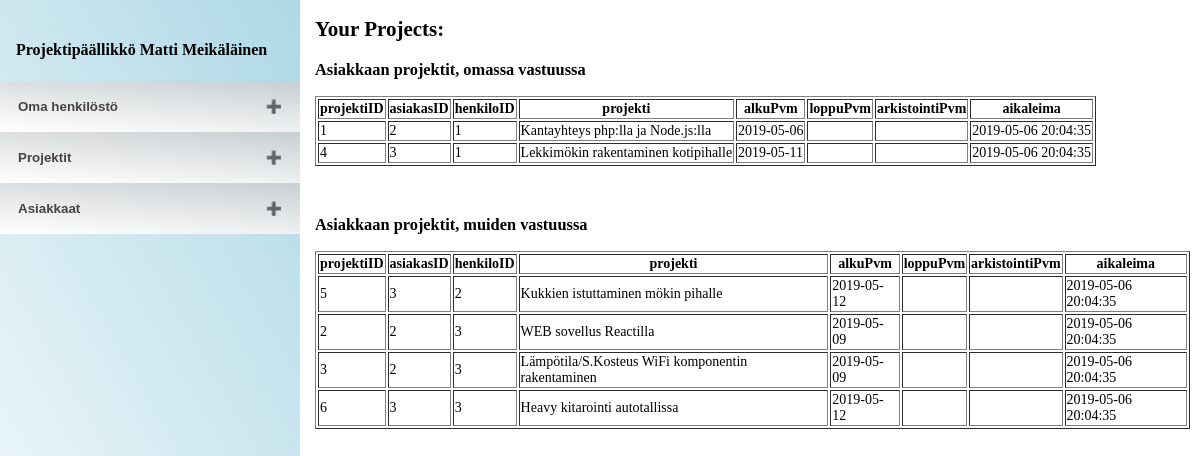
The page /viewv2.php on the database its author committed.
### tables this page shows
CREATE TABLE projekti (
  projektiID int(11) NOT NULL AUTO_INCREMENT,
  asiakasID int(11) NOT NULL,
  henkiloID int(11) NOT NULL COMMENT 'Asiakkaan projektin vastuuhenkilö, Projektipäällikkö',
  projekti varchar(200) not null COMMENT 'Projektin otsikko, nimi', 
  alkuPvm date DEFAULT NULL COMMENT 'Projektin alkupäivä',
  loppuPvm date DEFAULT NULL COMMENT 'Projektin loppupäivä',
  arkistointiPvm date DEFAULT NULL COMMENT 'Projektin arkistointi, passivointi päivä, eli ei aktiivinen',
  aikaleima timestamp NOT NULL DEFAULT CURRENT_TIMESTAMP,
  PRIMARY KEY (projektiID),
  KEY fk_pr_asiakas (asiakasID),
  CONSTRAINT fk_pr_asiakas FOREIGN KEY (asiakasID) REFERENCES asiakas (asiakasID),
  KEY fk_pr_henkilo (henkiloID),
  CONSTRAINT fk_pr_henkilo FOREIGN KEY (henkiloID) REFERENCES henkilo (henkiloID)
);

### viewv2.php (the view, shortened to what this page needs)
<!DOCTYPE html>
<html lang="">
<head>
   <link rel="stylesheet" type="text/css" href="view.css">
</head>
<body>
<div class="main">
<h2>Your Projects:</h2>
      <?php
      require 'db_connection_config.php';
        $sql = "SELECT * FROM projekti where henkiloID=1";
        $result = mysqli_query($mysqli, $sql) or die ("Bad Query: $sql");
          echo("<h3>Asiakkaan projektit, omassa vastuussa </h3>");
          echo("<table border=1>");
          $finfo = mysqli_fetch_fields($result);
          foreach ($finfo as $val) {echo ('<th>'.$val->name.'</th>');}
          while ($row = mysqli_fetch_assoc($result)) {
              echo ("<tr>");
              foreach ($finfo as $val) {echo ("<td>{$row[$val->name]}</td>");}
              echo ("</tr>");
          }
          echo("</table> <br> <br>");
        $sql = "SELECT * FROM projekti where henkiloID<>1";
        $result = mysqli_query($mysqli, $sql) or die ("Bad Query: $sql");
              echo("<h3>Asiakkaan projektit, muiden vastuussa </h3>");
              echo("<table border=1>");
              $finfo = mysqli_fetch_fields($result);
              foreach ($finfo as $val) {echo ('<th>'.$val->name.'</th>');}
              while ($row = mysqli_fetch_assoc($result)) {
                  echo ("<tr>");
                  foreach ($finfo as $val) {echo ("<td>{$row[$val->name]}</td>");}
                  echo ("</tr>");
              }
              echo("</table> <br> <br>");
      ?>
</div>
<div class="sidenav">
    <h4 style="margin-left:1em;"><strong></strong>Projektipäällikkö Matti Meikäläinen</strong></h4>
    <button class="accordion"><strong>Oma henkilöstö</strong></button>
    <button class="accordion"><strong>Projektit</strong></button>
    <button class="accordion"><strong>Asiakkaat</strong></button>
</body>
</html>

### view.css (style rules this page uses)
body { margin: 0; font-family: italic; }
.sidenav { height: 100%; width: 300px; position: fixed; z-index: 1; top: 0; left: 0; background: linear-gradient(60deg, white, lightblue); overflow-x: hidden; padding-top: 20px; }
.main { margin-left: 305px; font-size: 14px; padding: 0px 10px; }
.accordion { background:linear-gradient(4deg, white, #CCCC); color: #444; cursor: pointer; padding: 18px; width: 100%; text-align: left; border: none; outline: none; transition: 0.4s; }
.accordion:after { content: '\02795'; font-size: 13px; color: #777; float: right; margin-left: 5px; }

### rows shown on the page
projekti: projektiID "1", asiakasID "2", henkiloID "1", projekti "Kantayhteys php:lla ja Node.js:lla", alkuPvm "2019-05-06", aikaleima "2019-05-06 20:04:35"
projekti: projektiID "4", asiakasID "3", henkiloID "1", projekti "Lekkimökin rakentaminen kotipihalle", alkuPvm "2019-05-11", aikaleima "2019-05-06 20:04:35"
projekti: projektiID "5", asiakasID "3", henkiloID "2", projekti "Kukkien istuttaminen mökin pihalle", alkuPvm "2019-05-12", aikaleima "2019-05-06 20:04:35"
projekti: projektiID "2", asiakasID "2", henkiloID "3", projekti "WEB sovellus Reactilla", alkuPvm "2019-05-09", aikaleima "2019-05-06 20:04:35"
projekti: projektiID "3", asiakasID "2", henkiloID "3", projekti "Lämpötila/S.Kosteus WiFi komponentin rakentaminen", alkuPvm "2019-05-09", aikaleima "2019-05-06 20:04:35"
projekti: projektiID "6", asiakasID "3", henkiloID "3", projekti "Heavy kitarointi autotallissa", alkuPvm "2019-05-12", aikaleima "2019-05-06 20:04:35"

### other values the page prints
$val->name "projektiID"
$val->name "asiakasID"
$val->name "henkiloID"
$val->name "projekti"
$val->name "alkuPvm"
$val->name "loppuPvm"
$val->name "arkistointiPvm"
$val->name "aikaleima"
